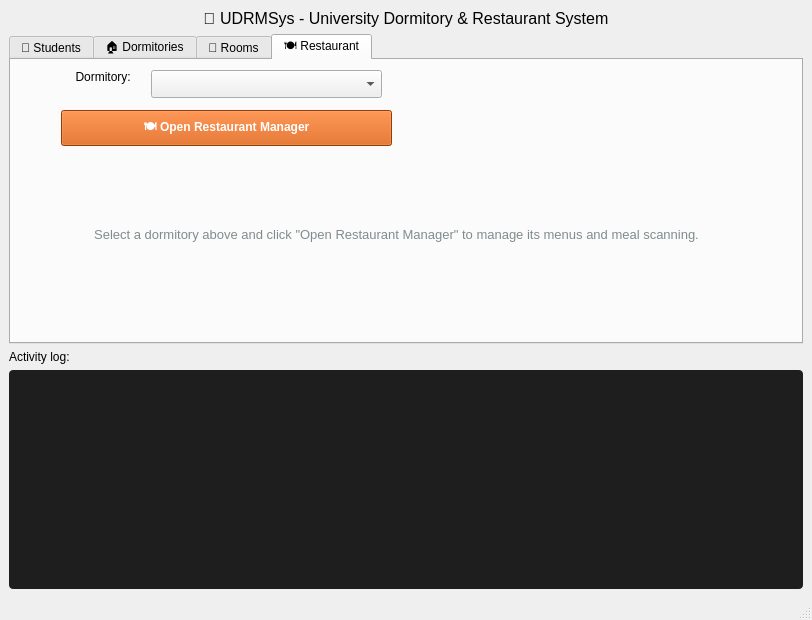
<?xml version="1.0" encoding="UTF-8"?>
<ui version="4.0">
 <class>MainWindow</class>
 <widget class="QMainWindow" name="MainWindow">
  <property name="geometry">
   <rect>
    <x>0</x>
    <y>0</y>
    <width>812</width>
    <height>620</height>
   </rect>
  </property>
  <property name="windowTitle">
   <string>MainWindow</string>
  </property>
  <widget class="QWidget" name="centralwidget">
   <layout class="QVBoxLayout" name="verticalLayout_4">
    <item>
     <widget class="QLabel" name="lbltitle">
      <property name="styleSheet">
       <string notr="true">font-size: 16px;
color: #000000;</string>
      </property>
      <property name="text">
       <string>🏫 UDRMSys - University Dormitory &amp; Restaurant System</string>
      </property>
      <property name="alignment">
       <set>Qt::AlignmentFlag::AlignCenter</set>
      </property>
     </widget>
    </item>
    <item>
     <widget class="QTabWidget" name="tabWidget">
      <property name="currentIndex">
       <number>3</number>
      </property>
      <widget class="QWidget" name="tabStudents">
       <attribute name="title">
        <string>👤 Students</string>
       </attribute>
       <layout class="QVBoxLayout" name="verticalLayout">
        <item>
         <layout class="QHBoxLayout" name="horizontalLayout_2">
          <item>
           <widget class="QPushButton" name="btnAddStudent">
            <property name="minimumSize">
             <size>
              <width>36</width>
              <height>0</height>
             </size>
            </property>
            <property name="styleSheet">
             <string notr="true">background:#27ae60; color:white; font-weight:bold;</string>
            </property>
            <property name="text">
             <string>➕ Add Student</string>
            </property>
           </widget>
          </item>
          <item>
           <widget class="QPushButton" name="btnRmStu">
            <property name="minimumSize">
             <size>
              <width>36</width>
              <height>0</height>
             </size>
            </property>
            <property name="styleSheet">
             <string notr="true">background-color: #AD070B; color: white;font-weight:bold;</string>
            </property>
            <property name="text">
             <string>🗑 Remove Student</string>
            </property>
           </widget>
          </item>
         </layout>
        </item>
        <item>
         <layout class="QHBoxLayout" name="horizontalLayout_4">
          <item>
           <widget class="QLabel" name="label">
            <property name="text">
             <string>Search:</string>
            </property>
           </widget>
          </item>
          <item>
           <widget class="QLineEdit" name="searchStu">
            <property name="styleSheet">
             <string notr="true">color: black; background-color: white;</string>
            </property>
            <property name="text">
             <string/>
            </property>
            <property name="placeholderText">
             <string>Filter by name or ID…</string>
            </property>
           </widget>
          </item>
         </layout>
        </item>
        <item>
         <layout class="QHBoxLayout" name="horizontalLayout"/>
        </item>
        <item>
         <widget class="QTableWidget" name="tableStudents">
          <property name="editTriggers">
           <set>QAbstractItemView::EditTrigger::NoEditTriggers</set>
          </property>
          <property name="selectionMode">
           <enum>QAbstractItemView::SelectionMode::NoSelection</enum>
          </property>
          <property name="selectionBehavior">
           <enum>QAbstractItemView::SelectionBehavior::SelectRows</enum>
          </property>
          <property name="columnCount">
           <number>3</number>
          </property>
          <attribute name="horizontalHeaderCascadingSectionResizes">
           <bool>false</bool>
          </attribute>
          <attribute name="horizontalHeaderDefaultSectionSize">
           <number>250</number>
          </attribute>
          <attribute name="horizontalHeaderHighlightSections">
           <bool>false</bool>
          </attribute>
          <attribute name="horizontalHeaderStretchLastSection">
           <bool>true</bool>
          </attribute>
          <attribute name="verticalHeaderShowSortIndicator" stdset="0">
           <bool>false</bool>
          </attribute>
          <attribute name="verticalHeaderStretchLastSection">
           <bool>false</bool>
          </attribute>
          <column>
           <property name="text">
            <string>ID</string>
           </property>
           <property name="font">
            <font>
             <pointsize>12</pointsize>
            </font>
           </property>
          </column>
          <column>
           <property name="text">
            <string>Full Name</string>
           </property>
          </column>
          <column>
           <property name="text">
            <string>Acadimic Year</string>
           </property>
          </column>
         </widget>
        </item>
       </layout>
      </widget>
      <widget class="QWidget" name="tabDormitories">
       <attribute name="title">
        <string>🏠 Dormitories</string>
       </attribute>
       <layout class="QVBoxLayout" name="verticalLayout_2">
        <item>
         <layout class="QHBoxLayout" name="horizontalLayout_3">
          <item>
           <widget class="QPushButton" name="btnAddDorm">
            <property name="minimumSize">
             <size>
              <width>0</width>
              <height>36</height>
             </size>
            </property>
            <property name="styleSheet">
             <string notr="true">background:#27ae60; color:white; font-weight:bold;</string>
            </property>
            <property name="text">
             <string>➕ Add Dormitory</string>
            </property>
           </widget>
          </item>
          <item>
           <widget class="QPushButton" name="btnAddDorm_2">
            <property name="minimumSize">
             <size>
              <width>0</width>
              <height>36</height>
             </size>
            </property>
            <property name="styleSheet">
             <string notr="true">background-color: #AD070B; color: white;font-weight:bold;</string>
            </property>
            <property name="text">
             <string> 🗑 Remove Dormitory</string>
            </property>
           </widget>
          </item>
         </layout>
        </item>
        <item>
         <widget class="QTableWidget" name="tableDorms">
          <property name="editTriggers">
           <set>QAbstractItemView::EditTrigger::NoEditTriggers</set>
          </property>
          <property name="selectionBehavior">
           <enum>QAbstractItemView::SelectionBehavior::SelectRows</enum>
          </property>
          <attribute name="horizontalHeaderDefaultSectionSize">
           <number>190</number>
          </attribute>
          <column>
           <property name="text">
            <string>Name</string>
           </property>
          </column>
          <column>
           <property name="text">
            <string>Max Pavilion</string>
           </property>
          </column>
          <column>
           <property name="text">
            <string>Max Floors</string>
           </property>
          </column>
          <column>
           <property name="text">
            <string>Rooms</string>
           </property>
          </column>
         </widget>
        </item>
       </layout>
      </widget>
      <widget class="QWidget" name="tabRooms">
       <attribute name="title">
        <string>🚪 Rooms</string>
       </attribute>
       <layout class="QVBoxLayout" name="verticalLayout_3">
        <item>
         <layout class="QHBoxLayout" name="horizontalLayout_5">
          <item>
           <widget class="QLabel" name="label_2">
            <property name="text">
             <string>                                     Dormitory:</string>
            </property>
           </widget>
          </item>
          <item>
           <widget class="QComboBox" name="comboDormForRoom"/>
          </item>
         </layout>
        </item>
        <item>
         <layout class="QHBoxLayout" name="horizontalLayout_6">
          <item>
           <widget class="QPushButton" name="btnAddRoom">
            <property name="minimumSize">
             <size>
              <width>0</width>
              <height>36</height>
             </size>
            </property>
            <property name="styleSheet">
             <string notr="true">background:#8e44ad; color:white; font-weight:bold;</string>
            </property>
            <property name="text">
             <string>➕ Add Room</string>
            </property>
           </widget>
          </item>
          <item>
           <widget class="QPushButton" name="btnAssignStudent">
            <property name="minimumSize">
             <size>
              <width>0</width>
              <height>36</height>
             </size>
            </property>
            <property name="styleSheet">
             <string notr="true">background:#27ae60; color:white; font-weight:bold;</string>
            </property>
            <property name="text">
             <string>👤 Assign Student → Room</string>
            </property>
           </widget>
          </item>
          <item>
           <widget class="QPushButton" name="btnRemoveFromRoom">
            <property name="minimumSize">
             <size>
              <width>0</width>
              <height>36</height>
             </size>
            </property>
            <property name="styleSheet">
             <string notr="true">background-color: #AD070B; color: white;font-weight:bold;</string>
            </property>
            <property name="text">
             <string>🗑 Remove from Room</string>
            </property>
           </widget>
          </item>
         </layout>
        </item>
        <item>
         <widget class="QTableWidget" name="tableRooms">
          <attribute name="horizontalHeaderDefaultSectionSize">
           <number>190</number>
          </attribute>
          <column>
           <property name="text">
            <string>Room Code</string>
           </property>
          </column>
          <column>
           <property name="text">
            <string>Capacity</string>
           </property>
          </column>
          <column>
           <property name="text">
            <string>Occupied</string>
           </property>
          </column>
          <column>
           <property name="text">
            <string>Student</string>
           </property>
          </column>
         </widget>
        </item>
       </layout>
      </widget>
      <widget class="QWidget" name="tabRestaurant">
       <attribute name="title">
        <string>🍽 Restaurant</string>
       </attribute>
       <widget class="QComboBox" name="comboDormForResto">
        <property name="geometry">
         <rect>
          <x>140</x>
          <y>10</y>
          <width>231</width>
          <height>28</height>
         </rect>
        </property>
       </widget>
       <widget class="QLabel" name="label_3">
        <property name="geometry">
         <rect>
          <x>20</x>
          <y>10</y>
          <width>111</width>
          <height>20</height>
         </rect>
        </property>
        <property name="text">
         <string>          Dormitory:</string>
        </property>
        <property name="alignment">
         <set>Qt::AlignmentFlag::AlignHCenter|Qt::AlignmentFlag::AlignTop</set>
        </property>
       </widget>
       <widget class="QPushButton" name="btnOpenResto">
        <property name="geometry">
         <rect>
          <x>50</x>
          <y>50</y>
          <width>331</width>
          <height>36</height>
         </rect>
        </property>
        <property name="minimumSize">
         <size>
          <width>0</width>
          <height>36</height>
         </size>
        </property>
        <property name="styleSheet">
         <string notr="true">background:#d35400; color:white; font-weight:bold;</string>
        </property>
        <property name="text">
         <string>🍽 Open Restaurant Manager</string>
        </property>
       </widget>
       <widget class="QLabel" name="lblRestoInfo">
        <property name="geometry">
         <rect>
          <x>30</x>
          <y>120</y>
          <width>711</width>
          <height>108</height>
         </rect>
        </property>
        <property name="styleSheet">
         <string>color: #7f8c8d; font-size: 13px; padding: 20px;</string>
        </property>
        <property name="text">
         <string>Select a dormitory above and click &quot;Open Restaurant Manager&quot; to manage its menus and meal scanning.</string>
        </property>
        <property name="alignment">
         <set>Qt::AlignmentFlag::AlignCenter</set>
        </property>
        <property name="wordWrap">
         <bool>true</bool>
        </property>
       </widget>
      </widget>
     </widget>
    </item>
    <item>
     <widget class="QLabel" name="label_5">
      <property name="text">
       <string>Activity log:</string>
      </property>
     </widget>
    </item>
    <item>
     <widget class="QTextEdit" name="logBox">
      <property name="styleSheet">
       <string notr="true">background: #1e1e1e;
color: #a8ff78;
font-family: Consolas, monospace;
font-size: 11px;
border-radius: 4px;</string>
      </property>
      <property name="readOnly">
       <bool>true</bool>
      </property>
     </widget>
    </item>
   </layout>
  </widget>
  <widget class="QMenuBar" name="menubar">
   <property name="geometry">
    <rect>
     <x>0</x>
     <y>0</y>
     <width>812</width>
     <height>25</height>
    </rect>
   </property>
  </widget>
  <widget class="QStatusBar" name="statusbar"/>
 </widget>
 <resources/>
 <connections/>
</ui>
